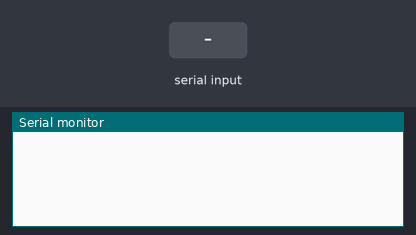
The sketch below on a simulated Arduino Uno, built with avr-gcc and run on an emulated ATmega328P. Shown: the last lines printed to the serial monitor. The test bench sets the inputs (shaded band).

Above: at 1.2 s.
1.3 s: "Series 1\n" received over Serial
At 2.5 s:
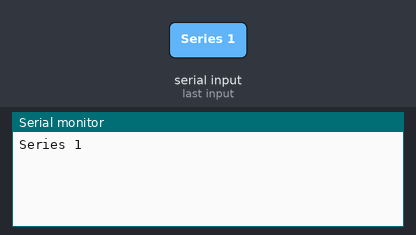
2.8 s: "1" received over Serial
At 3.9 s:
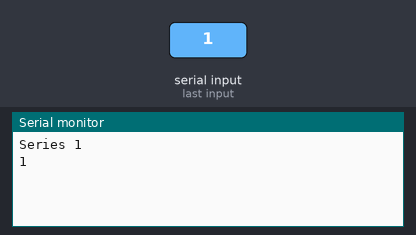

Measured:
- after the input at 1.3 s, the serial monitor: prints a new line at once (image 1)
- after the input at 2.8 s, the serial monitor: prints a new line at once (image 2)

The sketch:

XBeeSerialEcho.ino
```cpp
/*

  XBeeSerialEcho -- Simple sketch for demonstrating two-way XBee communication

  Requires:

    (These items are found in the SparkFun XBee Wireless Kit Retail product
     or can be obtained individually.)

       * 1 x SparkFun XBee Explorer USB

       * 1 x SparkFun XBee Wireless Shield

       * 2 x "Series 1" Digi XBee communication modules


  Instructions:

    * Upload this sketch as normal to your Arduino without the XBee Wireless
      Shield connected.

    * Disconnect the Arduino from your computer.

    * Both XBee modules should be configured to use their default
      configuration and communicate at 9600 baud.

    * One XBee module should be connected to the XBee Explorer board.
      Ensure the orientation of the XBee module is correct with the
      beveled end of the module pointing away from the USB connector
      so the module outline matches the diagonal white lines
      silkscreened on the board.

    * The other XBee module should be connected to the XBee Wireless
      Shield for the Arduino. Again, ensure the orientation of the
      XBee module is correct with the beveled end pointing over the
      edge of the shield away from the USB connector on the Arduino
      board. The outline of the module should match the the diagonal
      white lines silkscreened on the shield.

    * The small switch located near the TX/RX pins on the shield
      should be set to the "UART" position so the XBee module is
      connected to the hardware serial port on the Arduino.

    * Connect the XBee Wireless Shield to your Arduino.

    * Connect the XBee Explorer USB to your computer with a mini-USB cable.

    * Select the correct serial port for your XBee Explorer USB from the
      Tools > Serial Port menu in the Arduino IDE.

    * Connect your Arduino with the XBee Wireless Shield on it to a
      power source--either a battery, a "wall wart" power adapter or
      another USB port.

    * Open the Serial Monitor window of the Arduino IDE and make sure
      the correct communication speed of "9600 baud" is selected from
      the pop-up menu in the lower right corner of the Serial Monitor
      window.

    * Start typing and whenever you press the button labeled "Send" or
      press the "Enter" or "Return" key what you type should be echoed
      back to you. (If only "garbage" is returned you probably have
      the XBee modules configured for the wrong speed.  Reconfigure
      them to operate at 9600 baud and try again.)

    * The text you type is sent from your computer, over the USB cable
      to the XBee Explorer USB board. From there it is directed to the
      XBee module on the board which sends it wirelessly to the second
      XBee module on the shield. The second XBee module then directs
      the text to the hardware serial port of the Arduino. Your
      Arduino reads each character of the text from the serial port
      and then sends it back (that is, "echos" it) through the serial
      port to the second XBee module. The second XBee module then
      sends the echoed text wirelessly to the first XBee module which
      directs it to the Explorer USB board which sends it back up the
      USB cable to the Arduino IDE serial monitor window. *Phew*.


  Enhancements:

    * You can change the configuration of the XBee wireless modules to
      communicate at a faster speed (try 19200 baud and then 57600
      baud) if you also change the communication speed of the
      "Serial.begin()" line below and in the Serial Monitor window of
      the Arduino IDE to match.


   For more details and help read the XBee Shield and Explorer USB
   Quickstart Guide:

      <http://sparkfun.com/tutorials/192>

 */

void setup() {
  Serial.begin(9600); // See "Enhancements" above to learn when to change this.
}

void loop() {
  if (Serial.available()) {
    Serial.print((char) Serial.read());
    delay(10);
  }
}
```
